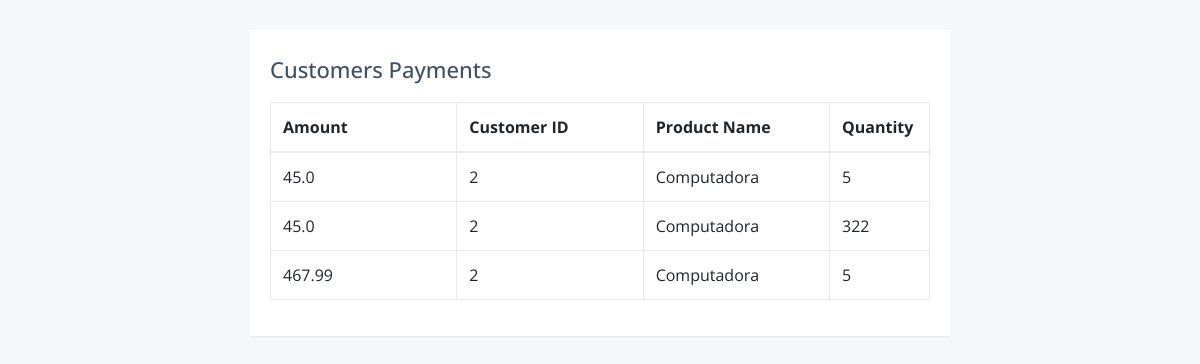
Screenshot of /payment_customer/2/detail/ with the database file from the repository.
### customers/models.py (models this page shows, shortened)
class Payment_Customer(models.Model):
    amount = models.FloatField()
    customer_id =  models.ForeignKey(Customer, on_delete=models.CASCADE)
    product_name  = models.CharField(max_length=20)
    quantity = models.IntegerField()
    def __str__(self):
        print(type(self.amount))
        print(type(self.customer_id))
        print(type(self.product_name))
        print(type(self.quantity))
        return "%f %s %i" % (self.amount,self.product_name,self.quantity)

class Customer(models.Model):
    name = models.CharField(max_length=20)
    paternal_surname = models.CharField(max_length=20)
    email = models.EmailField(unique=True)

### customers/views.py (the view)
# urls.py: path('payment_customer/<int:pk>/detail/', views.payment_customer_list, name='payment_customer_list'),
def payment_customer_list(request,pk, template_name='customers/payment_customer_list.html'):
    payment_customer = Payment_Customer.objects.filter(customer_id=pk)
    print(payment_customer)
    data = {}
    data['payment_customer_list'] = payment_customer
    return render(request, template_name, data)

### customers/templates/customers/payment_customer_list.html (shortened to what this page needs)
<!DOCTYPE html>
<html lang="en">
<head>
<link rel="stylesheet" href="https://stackpath.bootstrapcdn.com/bootstrap/4.5.0/css/bootstrap.min.css">
<link rel="stylesheet" href="https://maxcdn.bootstrapcdn.com/font-awesome/4.7.0/css/font-awesome.min.css">
</head>
<body>
<div class="container-lg">
    <div class="table-responsive">
        <div class="table-wrapper">
            <div class="table-title">
                <div class="row">
                    <div class="col-sm-8"><h2>Customers Payments</h2></div>
                    <div class="col-sm-4">
                    </div>
                </div>
            </div>
            <table class="table table-bordered">
                <thead>
                    <tr>
                        <th>Amount</th>
                        <th>Customer ID</th>
                        <th>Product Name</th>
                        <th>Quantity</th>
                    </tr>
                </thead>
                <tbody>
                    {% for customer_payment in payment_customer_list %}
                    <tr>
                        <td>{{customer_payment.amount}}</td>
                        <td>{{customer_payment.customer_id.id}}</td>
                        <td>{{customer_payment.product_name}}</td>
                        <td>{{customer_payment.quantity}}</td>
                    </tr>
                    {% endfor %}
                </tbody>
            </table>
        </div>
    </div>
</div>
</body>
</html>

### customers/templates/customers/payment_customer_list.html (style rules this page uses)
body { color: #404E67; background: #F5F7FA; font-family: 'Open Sans', sans-serif; }
.table-wrapper { width: 700px; margin: 30px auto; background: #fff; padding: 20px; box-shadow: 0 1px 1px rgba(0,0,0,.05); }
.table-title { padding-bottom: 10px; margin: 0 0 10px; }
.table-title h2 { margin: 6px 0 0; font-size: 22px; }
table.table { table-layout: fixed; }
table.table tr th, table.table tr td { border-color: #e9e9e9; }
table.table th:last-child { width: 100px; }

### rows the page displays
Payment_Customer: amount "45.0", customer_id.id "2", product_name "Computadora", quantity "5"
Payment_Customer: amount "45.0", customer_id.id "2", product_name "Computadora", quantity "322"
Payment_Customer: amount "467.99", customer_id.id "2", product_name "Computadora", quantity "5"
